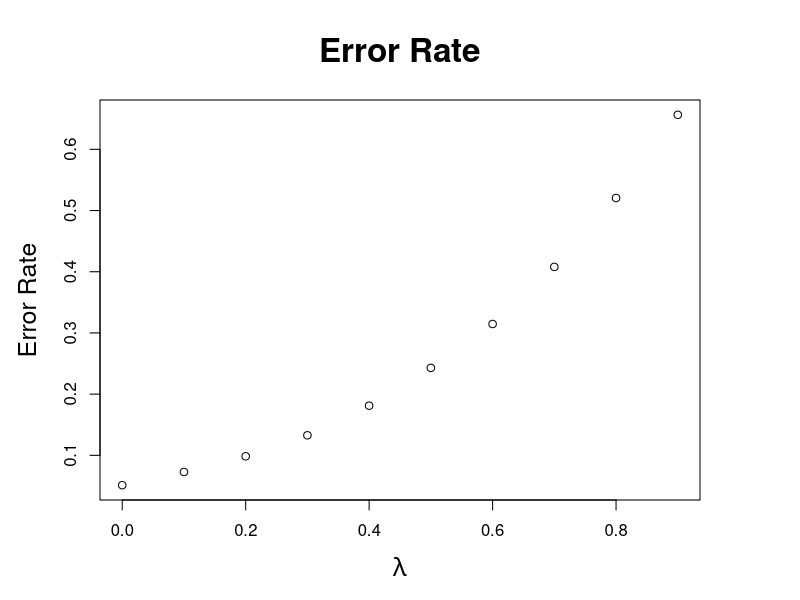
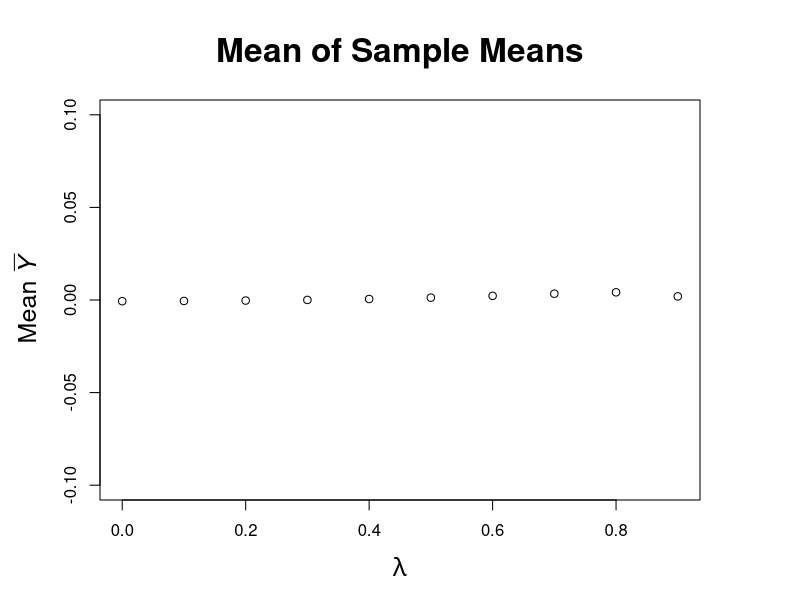
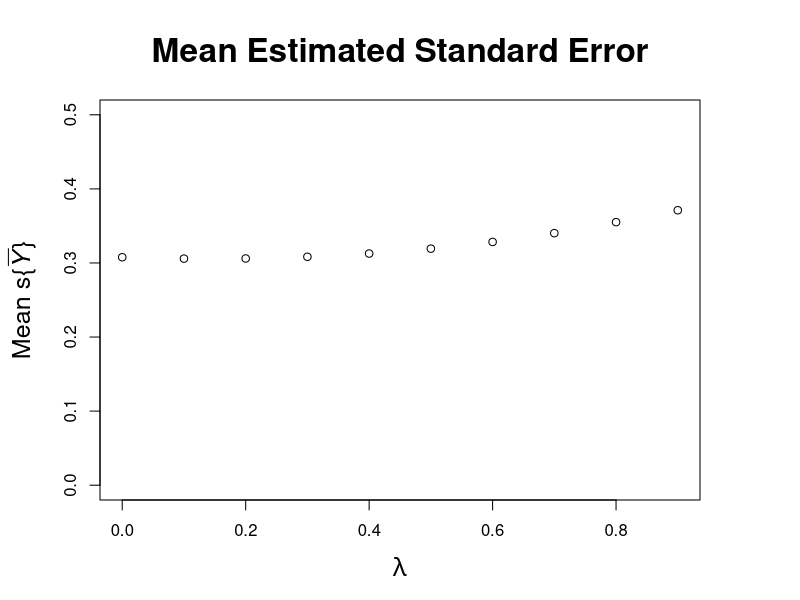
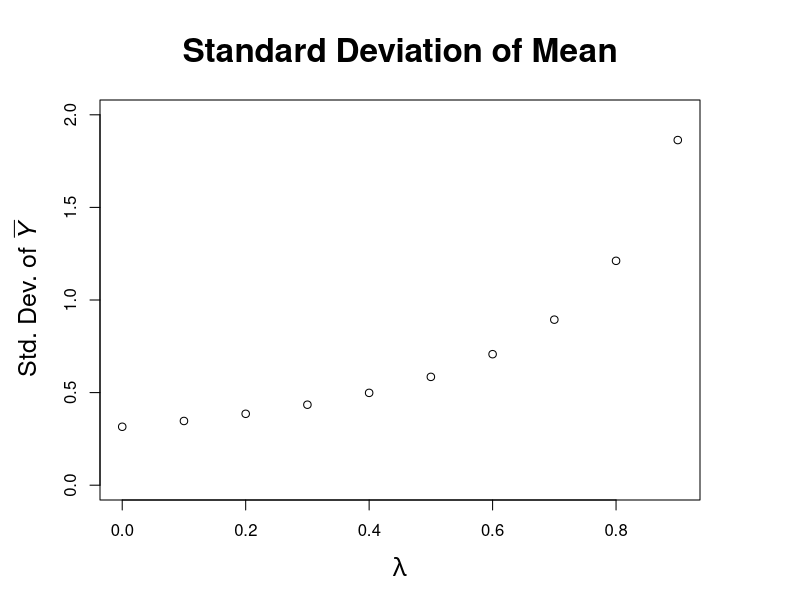

These figures' R source, in order:
#One run of a simulation of a t-test with autocorrelated data
lambda <- 0.4 #Autocorrelation term
set.seed(123)
Y <- numeric(20)
for (i in 2:20) Y[i] <- lambda * Y[i - 1] + rnorm(1)
  Y <- Y[11:20]

Y.ttest <- t.test(Y,alternative = "two.sided")
#Assign the value 1 to a Type I error
TypeI <- as.numeric(Y.ttest$p.value < 0.05)
Ybar <- mean(Y)
Yse <- sqrt(var(Y) / 10)
c(TypeI, Ybar, Yse)

#Monte Carl0 simulation of a t-test with autocorrelated data  
set.seed(123)
lambda <- 0.4
ttest <- function(lambda){
  Y <- numeric(20)
  for (i in 2:20) Y[i] <- lambda * Y[i - 1] + rnorm(1, sd = 1)
  Y <- Y[11:20]
  Y.ttest <- t.test(Y,alternative = "two.sided")
  TypeI <- as.numeric(Y.ttest$p.value < 0.05)
  Ybar <- mean(Y)
  Yse <- sqrt(var(Y) / 10)
  return(c(TypeI, Ybar, Yse))
}
U <- replicate(10000, ttest(lambda))
mean(U[1,]) # Type I error rate
mean(U[2,]) # Mean value of Ybar
mean(U[3,]) # Mean est. standard error
sd(U[2,]) # Sample std. dev. of Ybar

# Plot of Type I errors vs. lambda
error.rate <- numeric(10)
mean.Y <- numeric(10)
sd.Y <- numeric(10)
sem.Y <- numeric(10)
lambda <- seq(0.0, 0.9, 0.1)
ttest <- function(lambda){
  Y <- numeric(20)
  for (i in 2:20) Y[i] <- lambda * Y[i - 1] + rnorm(1, sd = 1)
  Y <- Y[11:20]
  t.ttest <- t.test(Y,alternative = "two.sided")
  TypeI <- as.numeric(t.ttest$p.value < 0.05)
  Ybar <- mean(Y)
  Yse <- sqrt(var(Y) / 10)
  return(c(TypeI, Ybar, Yse))
}
for (j in 1:10){
  set.seed(1)
  U <- replicate(10000, ttest(lambda[j]))
  error.rate[j] <- mean(U[1,])
  mean.Y[j] <- mean(U[2,])
  sem.Y[j] <- mean(U[3,])
  sd.Y[j] <- sd(U[2,])
}
par(mai = c(1,1,1,1))  #Bottom, Left, Top, Right
plot(lambda, error.rate, xlab = expression(lambda),
  ylab = "Error Rate", cex.lab = 1.5)   # Fig. 3.6a
title(main = "Error Rate", cex.main = 2)
plot(lambda, mean.Y, xlab = expression(lambda),
  ylab = expression(Mean~italic(bar(Y))),
  ylim = c(-0.1, 0.1), cex.lab = 1.5) # Fig. 3.6b
title(main = "Mean of Sample Means", cex.main = 2)
plot(lambda, sem.Y, xlab = expression(lambda),
  ylab = expression(Mean~"s{"*italic(bar(Y))*"}"),
  ylim = c(0,0.5), cex.lab = 1.5) # Fig. 3.6c
title(main = "Mean Estimated Standard Error", cex.main = 2)
plot(lambda,sd.Y, xlab = expression(lambda),
  ylab = expression("Std. Dev. of "*italic(bar(Y))),
  ylim = c(0,2), cex.lab = 1.5) # Fig. 3.6d
title(main = "Standard Deviation of Mean", cex.main = 2)


   